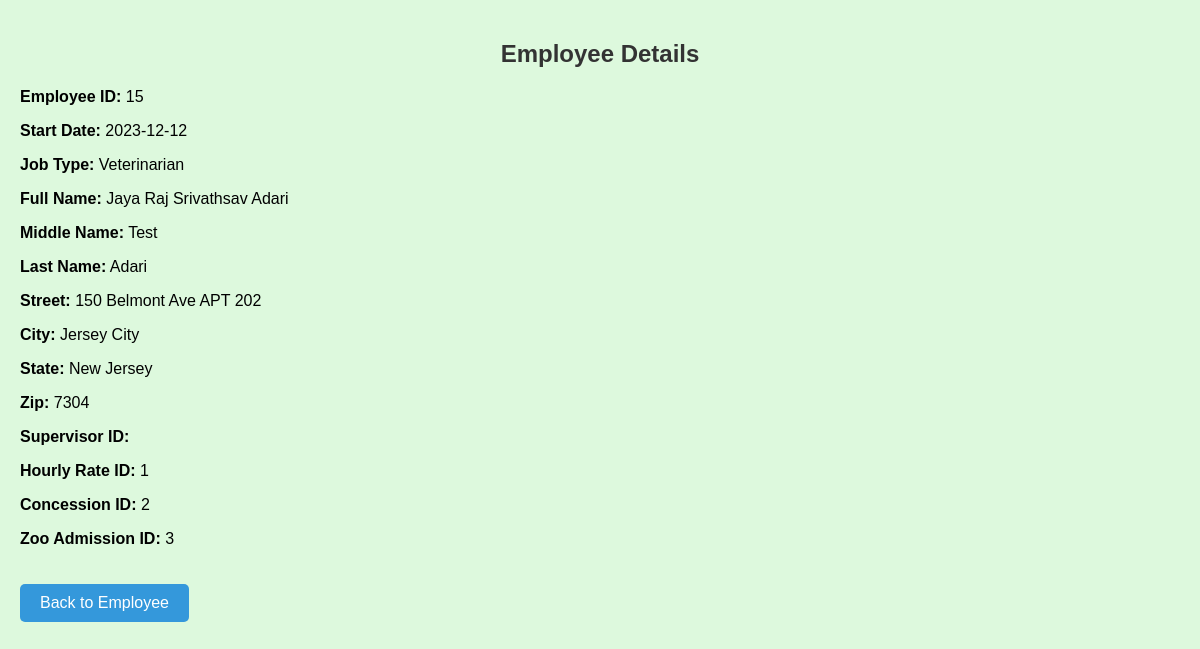
Page /employees/view_employee.php?id=15 on the committed database.
### tables this page shows
CREATE TABLE IF NOT EXISTS `employee` (
  `EmployeeID` int(11) NOT NULL AUTO_INCREMENT,
  `StartDate` varchar(255) NOT NULL,
  `JobType` varchar(255) DEFAULT NULL,
  `FirstName` varchar(255) NOT NULL,
  `MiddleName` varchar(255) DEFAULT NULL,
  `LastName` varchar(255) NOT NULL,
  `Street` varchar(255) NOT NULL,
  `City` varchar(255) NOT NULL,
  `State` varchar(255) NOT NULL,
  `Zip` varchar(255) NOT NULL,
  `SuperID` int(11) DEFAULT NULL,
  `HourlyRateID` int(11) DEFAULT NULL,
  `ConcessionID` int(11) DEFAULT NULL,
  `ZooAdmissionID` int(11) DEFAULT NULL,
  PRIMARY KEY (`EmployeeID`),
  KEY `SuperID` (`SuperID`),
  KEY `HourlyRateID` (`HourlyRateID`),
  KEY `ConcessionID` (`ConcessionID`),
  KEY `ZooAdmissionID` (`ZooAdmissionID`),
  CONSTRAINT `employee_ibfk_1` FOREIGN KEY (`SuperID`) REFERENCES `employee` (`EmployeeID`),
  CONSTRAINT `employee_ibfk_2` FOREIGN KEY (`HourlyRateID`) REFERENCES `hourlyrate` (`ID`),
  CONSTRAINT `employee_ibfk_3` FOREIGN KEY (`ConcessionID`) REFERENCES `concession` (`ID`),
  CONSTRAINT `employee_ibfk_4` FOREIGN KEY (`ZooAdmissionID`) REFERENCES `zooadmission` (`ID`)
);

### employees/view_employee.php (the view, shortened to what this page needs)
<?php
include '../includes/db_connection.php';
if (isset($_GET['id'])) {
    $employeeId = $_GET['id'];
    $fetchSql = "SELECT * FROM Employee WHERE EmployeeID = ?";
    $fetchStmt = $conn->prepare($fetchSql);
    $fetchStmt->bind_param("i", $employeeId);
    $fetchStmt->execute();
    $employeeResult = $fetchStmt->get_result();
    if ($employeeResult->num_rows == 1) {
        $employee = $employeeResult->fetch_assoc();
    } else {
        echo "Employee not found.";
        exit();
    }
} else {
    echo "Employee ID not provided.";
    exit();
}
?>
<!DOCTYPE html>
<html lang="en">
<head>
</head>
<body>
    <h2>Employee Details</h2>
    <p><strong>Employee ID:</strong> <?php echo $employee['EmployeeID']; ?></p>
    <p><strong>Start Date:</strong> <?php echo $employee['StartDate']; ?></p>
    <p><strong>Job Type:</strong> <?php echo $employee['JobType']; ?></p>
    <p><strong>Full Name:</strong> <?php echo $employee['FirstName'] . ' ' . $employee['LastName']; ?></p>
    <p><strong>Middle Name:</strong> <?php echo $employee['MiddleName']; ?></p>
    <p><strong>Last Name:</strong> <?php echo $employee['LastName']; ?></p>
    <p><strong>Street:</strong> <?php echo $employee['Street']; ?></p>
    <p><strong>City:</strong> <?php echo $employee['City']; ?></p>
    <p><strong>State:</strong> <?php echo $employee['State']; ?></p>
    <p><strong>Zip:</strong> <?php echo $employee['Zip']; ?></p>
    <p><strong>Supervisor ID:</strong> <?php echo $employee['SuperID']; ?></p>
    <p><strong>Hourly Rate ID:</strong> <?php echo $employee['HourlyRateID']; ?></p>
    <p><strong>Concession ID:</strong> <?php echo $employee['ConcessionID']; ?></p>
    <p><strong>Zoo Admission ID:</strong> <?php echo $employee['ZooAdmissionID']; ?></p>
    <a href="view_employees.php">Back to Employee</a>
</body>
</html>

### employees/view_employee.php (style rules this page uses)
body { font-family: Arial, sans-serif; background-color: rgba(144, 238, 144, 0.3); margin: 0; padding: 20px; }
h2 { text-align: center; color: #333; }
a { display: inline-block; padding: 10px 20px; background-color: #3498db; color: #fff; text-decoration: none; border-radius: 5px; margin-top: 20px; }

### rows in the picture
employee: EmployeeID "15", StartDate "2023-12-12", JobType "Veterinarian", FirstName "Jaya Raj Srivathsav", LastName "Adari", MiddleName "Test", Street "150 Belmont Ave APT 202", City "Jersey City", State "New Jersey", Zip "7304", HourlyRateID "1", ConcessionID "2", ZooAdmissionID "3"
